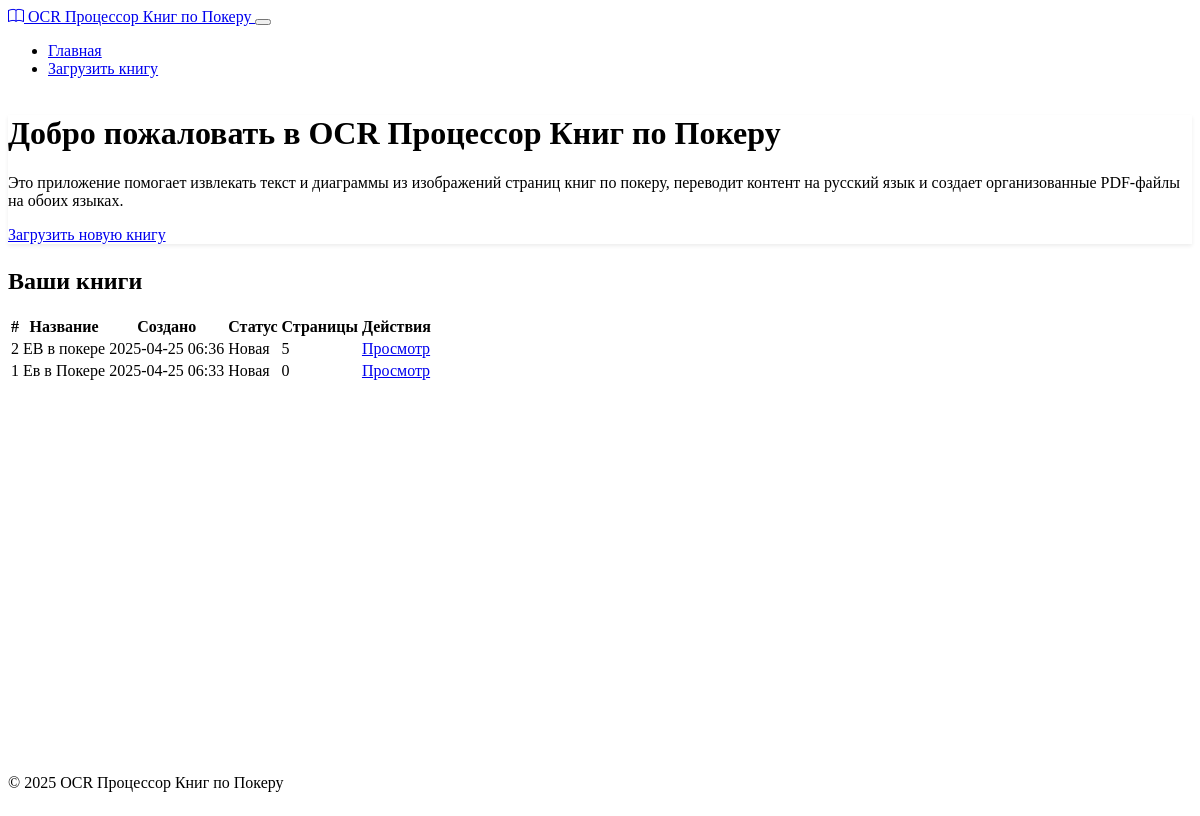
Before: / with the older database file.
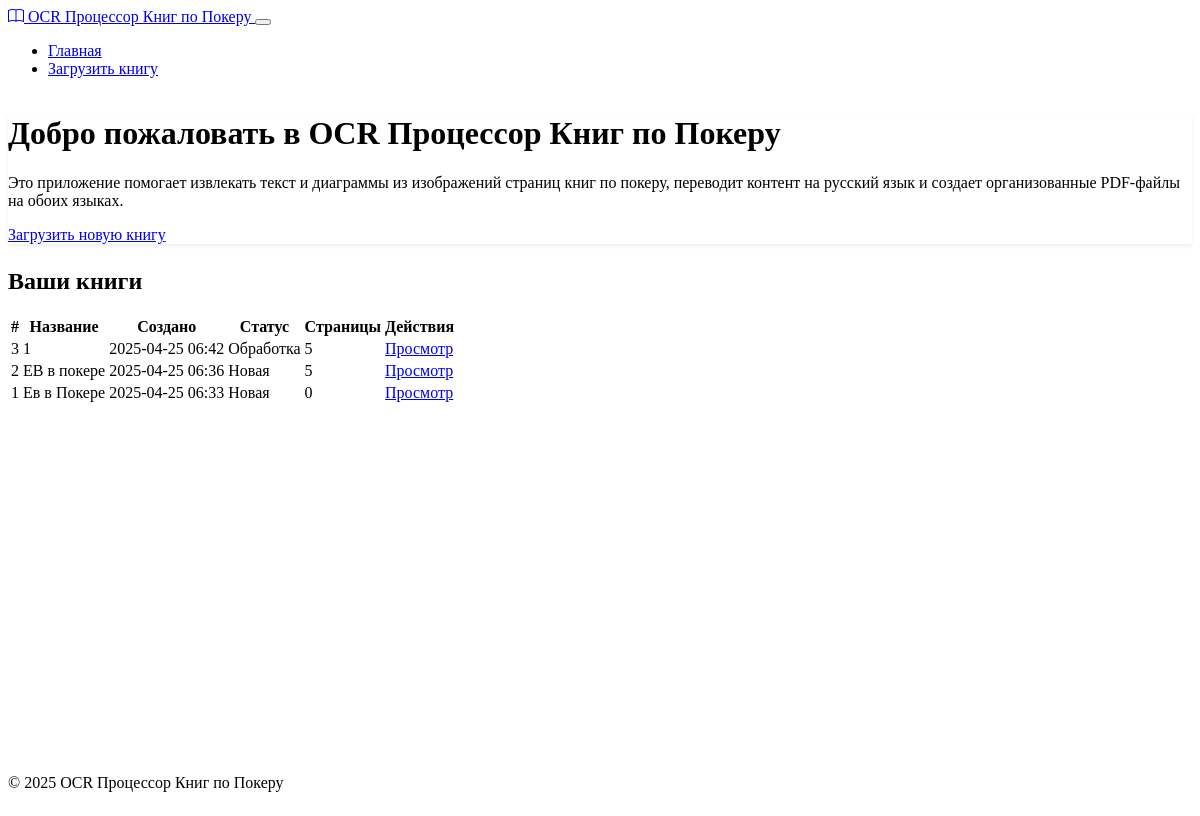
After: the same page with the newer database file.
### models.py (models this page shows, shortened)
class Book(db.Model):
    id = db.Column(db.Integer, primary_key=True)
    title = db.Column(db.String(255), nullable=False)
    description = db.Column(db.Text, nullable=True)
    created_at = db.Column(db.DateTime, default=datetime.utcnow)
    status = db.Column(db.String(50), default='new')  # new, processing, completed, error
    pages = db.relationship('BookPage', backref='book', lazy=True, cascade='all, delete-orphan')

### routes.py (the view)
@app.route('/')
def index():
    books = Book.query.order_by(Book.created_at.desc()).all()
    return render_template('index.html', books=books)

### routes.py (called while the page is built)
@app.context_processor
def inject_now():
    return {'now': datetime.utcnow()}

### templates/index.html (shortened to what this page needs)
{% extends "layout.html" %}
{% block content %}
<div class="row mb-4">
    <div class="col-md-12">
        <div class="card">
            <div class="card-body">
                <h1 class="card-title">Добро пожаловать в OCR Процессор Книг по Покеру</h1>
                <p class="card-text">
                    Это приложение помогает извлекать текст и диаграммы из изображений страниц книг по покеру,
                    переводит контент на русский язык и создает организованные PDF-файлы на обоих языках.
                </p>
                <a href="{{ url_for('upload_book') }}" class="btn btn-primary">Загрузить новую книгу</a>
            </div>
        </div>
    </div>
</div>
{% if books %}
<div class="row">
    <div class="col-md-12">
        <h2>Ваши книги</h2>
        <div class="table-responsive">
            <table class="table table-hover">
                <thead>
                    <tr>
                        <th>#</th>
                        <th>Название</th>
                        <th>Создано</th>
                        <th>Статус</th>
                        <th>Страницы</th>
                        <th>Действия</th>
                    </tr>
                </thead>
                <tbody>
                    {% for book in books %}
                    <tr>
                        <td>{{ book.id }}</td>
                        <td>{{ book.title }}</td>
                        <td>{{ book.created_at.strftime('%Y-%m-%d %H:%M') }}</td>
                        <td>
                            {% if book.status == 'new' %}
                                <span class="badge bg-secondary">Новая</span>
                            {% elif book.status == 'processing' %}
                                <span class="badge bg-primary">Обработка</span>
                            {% elif book.status == 'completed' %}
                                <span class="badge bg-success">Завершено</span>
                            {% elif book.status == 'error' %}
                                <span class="badge bg-danger">Ошибка</span>
                            {% endif %}
                        </td>
                        <td>{{ book.pages|length }}</td>
                        <td>
                            <a href="{{ url_for('view_book', book_id=book.id) }}" class="btn btn-sm btn-info">Просмотр</a>
                        </td>
                    </tr>
                    {% endfor %}
                </tbody>
            </table>
        </div>
    </div>
</div>
{% endif %}
{% endblock %}

### templates/layout.html (shortened to what this page needs)
<!DOCTYPE html>
<html lang="ru" data-bs-theme="dark">
<head>
    <link href="https://cdn.replit.com/agent/bootstrap-agent-dark-theme.min.css" rel="stylesheet">
    <link rel="stylesheet" href="https://cdn.jsdelivr.net/npm/bootstrap-icons@1.10.5/font/bootstrap-icons.css">
    <link rel="stylesheet" href="{{ url_for('static', filename='css/styles.css') }}">
</head>
<body class="d-flex flex-column min-vh-100">
    <nav class="navbar navbar-expand-lg navbar-dark bg-dark">
        <div class="container">
            <a class="navbar-brand" href="{{ url_for('index') }}">
                <i class="bi bi-book me-2"></i>
                OCR Процессор Книг по Покеру
            </a>
            <button class="navbar-toggler" type="button" data-bs-toggle="collapse" data-bs-target="#navbarNav" aria-controls="navbarNav" aria-expanded="false" aria-label="Toggle navigation">
            </button>
            <div class="collapse navbar-collapse" id="navbarNav">
                <ul class="navbar-nav">
                    <li class="nav-item">
                        <a class="nav-link" href="{{ url_for('index') }}">Главная</a>
                    </li>
                    <li class="nav-item">
                        <a class="nav-link" href="{{ url_for('upload_book') }}">Загрузить книгу</a>
                    </li>
                </ul>
            </div>
        </div>
    </nav>
    <div class="container my-4">
        {% block content %}{% endblock %}
    </div>
    <footer class="py-3 mt-auto bg-body-tertiary">
        <div class="container text-center">
            <p class="mb-0">&copy; 2025 OCR Процессор Книг по Покеру</p>
        </div>
    </footer>
</body>
</html>

### static/css/styles.css (style rules this page uses)
body { display: flex; flex-direction: column; min-height: 100vh; }
.container { flex: 1; }
.card { margin-bottom: 1.5rem; border: none; box-shadow: 0 0.125rem 0.25rem rgba(0, 0, 0, 0.075); }
footer { margin-top: auto; }

Changed rows visible on the page:
added Book: id "3", title "1", created_at "2025-04-25 06:42", status "Обработка", pages|length "5"
